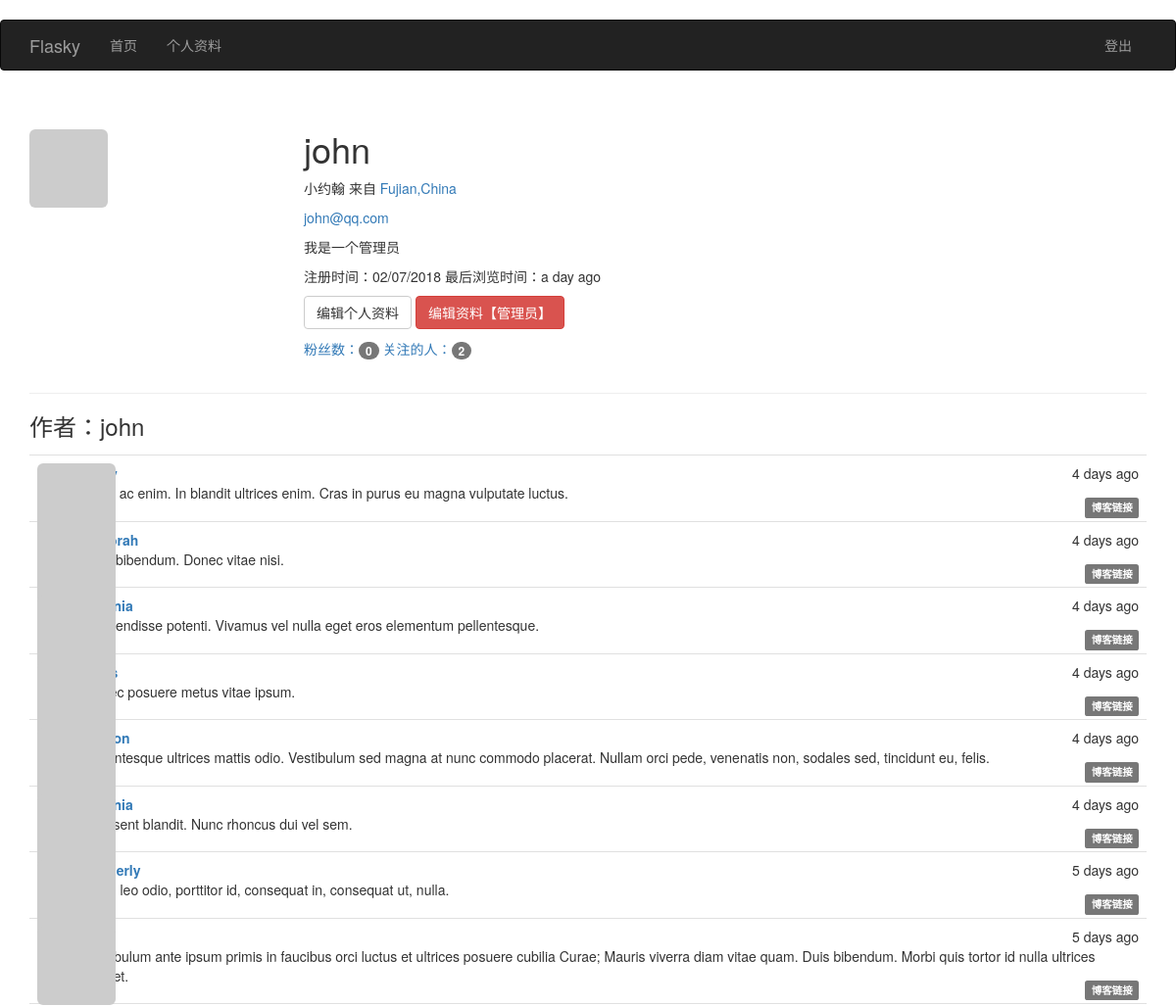
The app's page /user/john (signed in, upper part), older data.
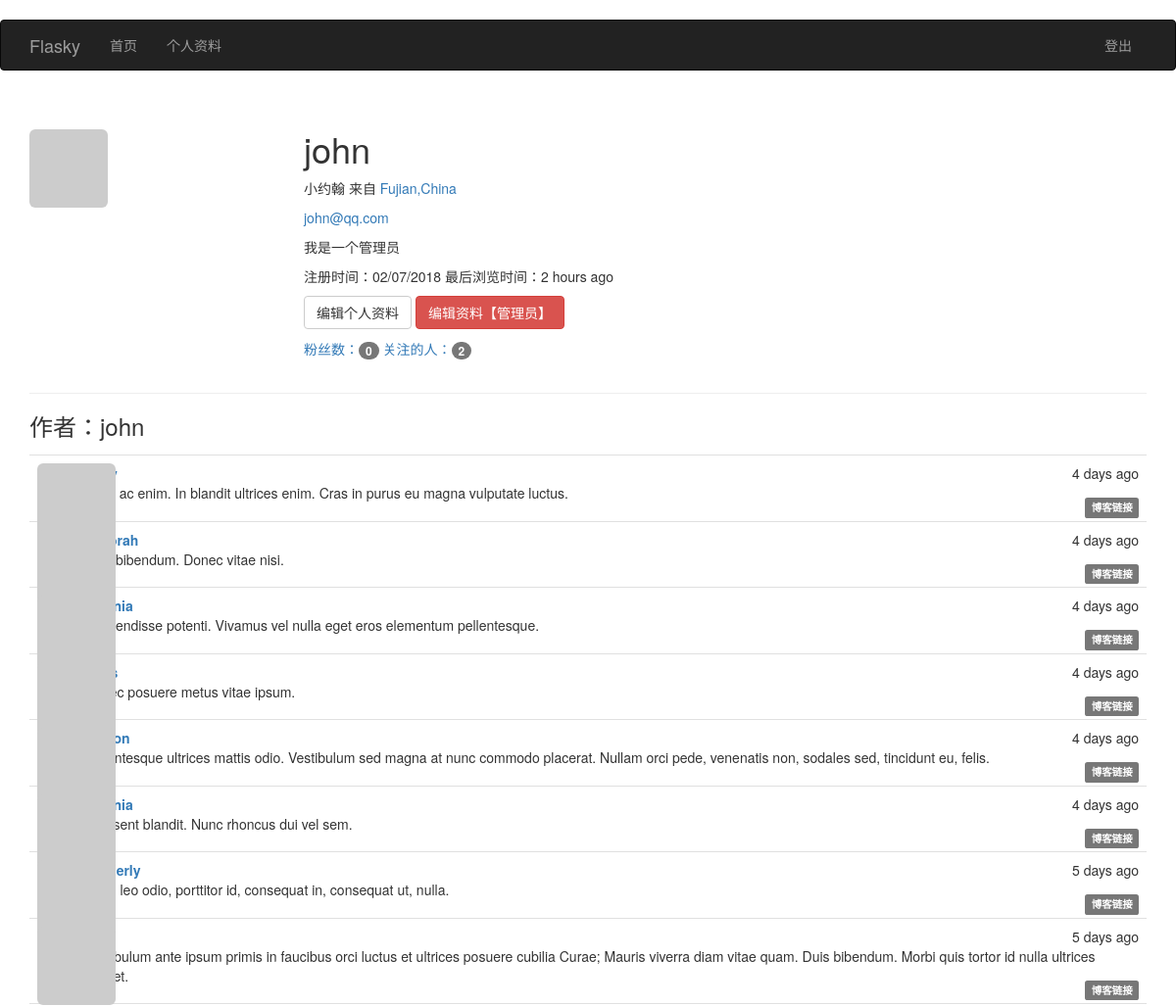
The same page, newer data.
### app/models.py (models this page shows, shortened)
class User(UserMixin,db.Model):
	__tablename__ = 'users'
	id = db.Column(db.Integer, primary_key=True)
	email = db.Column(db.String(64), unique=True, index=True)
	username = db.Column(db.String(64), unique=True, index=True)
	role_id = db.Column(db.Integer, db.ForeignKey('roles.id'))
	password_hash = db.Column(db.String(128))
	confirmed = db.Column(db.Boolean,default=False)
	name = db.Column(db.String(64))
	location = db.Column(db.String(64))
	about_me = db.Column(db.Text())  #db.text()不需要指定最大长度
	member_since = db.Column(db.DateTime(), default=datetime.utcnow)
	last_seen = db.Column(db.DateTime(), default=datetime.utcnow)
	avatar_hash = db.Column(db.String(32))
	posts = db.relationship('Post',backref='author',lazy='dynamic')
	followed = db.relationship('Follow',foreign_keys=[Follow.follower_id],
							backref=db.backref('follower',lazy='joined'),
							lazy='dynamic',cascade='all,delete-orphan')
	followers = db.relationship('Follow',foreign_keys=[Follow.followed_id],
							backref=db.backref('followed',lazy='joined'),
							lazy='dynamic',cascade='all,delete-orphan')
	def ping(self):
		self.last_seen = datetime.utcnow()
		db.session.add(self)
	def gravatar(self,size=100,default='identicon',rating='g'):
		if request.is_secure:
			url = 'https://secure.gravatar.com/avatar'
		else:
			url = 'http://www.gravatar.com/avatar'
		hash = hashlib.md5(self.email.encode('utf-8')).hexdigest()
		return '{url}/{hash}?s={size}&d={default}&r={rating}'.format(
			url=url,hash=hash,size=size,default=default,rating=rating)
	def can(self,permissions):
		return self.role is not None and (self.role.permissions & permissions) == permissions
	def is_administrator(self):
		return self.can(Permission.ADMINISTER)
	@property
	def password(self):
		raise AttributeError('password is not a readable attribute')

class Post(db.Model):
	__tablename__='posts'
	id = db.Column(db.Integer,primary_key=True)
	body = db.Column(db.Text)
	body_html = db.Column(db.Text)
	timestamp = db.Column(db.DateTime,index=True,default=datetime.utcnow)
	author_id = db.Column(db.Integer,db.ForeignKey('users.id'))

### app/main/views.py (the view)
@main.route('/user/<username>')
def user(username):
    user = User.query.filter_by(username = username).first()
    if user is None:
        abort(404)
    page = request.args.get('page',1,type=int)
    pagination = Post.query.order_by(Post.timestamp.desc()).paginate(
        page,per_page=current_app.config['FLASKY_POSTS_PER_PAGE'],
        error_out=False)                 #paginate() 方法的返回值是一个Pagination 类对象
    posts = pagination.items
    return render_template('user.html',user=user,posts=posts,pagination=pagination)

### app/auth/views.py (called while the page is built)
@auth.before_app_request
def before_request():
	if current_user.is_authenticated:
		current_user.ping()
		if not current_user.confirmed and request.endpoint[:5] != 'auth.':
			return redirect(url_for('auth.unconfirmed'))

### app/main/__init__.py (called while the page is built)
@main.app_context_processor
def inject_permissions():
    return dict(Permission = Permission)

### app/models.py (called while the page is built)
@login_manager.user_loader
def load_user(user_id):
	return User.query.get(int(user_id))

### app/templates/user.html (shortened to what this page needs)
﻿{% extends "base.html" %}
{% import "_macros.html" as macros %}
{% block page_content %}
<div class="page-header">
	<img class="img-rounded profile-thumbnail" src="{{ user.gravatar(size=128)}}">
	<div class="profile-header">
		<h1>{{ user.username }}</h1>
	{% if user.name or user.location  %}
	<p>
		{% if user.name %}
			{{user.name}}
		{%endif%}
		{% if user.location %}
			来自 <a href="http://maps.google.com/?q={{ user.location }}">
				{{user.location}}
			</a>
		{% endif %}
	</p>
	{% endif %}
	{% if current_user.is_administrator() %}
	<p>
		<a href="mailto:{{user.email}}">{{user.email}}</a>
	</p>
	{% endif %}
	{% if user.about_me %}
	<p>{{user.about_me}}</p>
	{% endif %}
	<p>
		注册时间：{{moment(user.member_since).format('L')}}
		最后浏览时间：{{moment(user.last_seen).fromNow()}}
	</p>
	<p>
	{% if user == current_user %}
	<a class="btn btn-default" href="{{url_for('.edit_profile')}}">
	编辑个人资料
	</a>
	{% endif %}
	{% if current_user.is_administrator() %}
	<a class="btn btn-danger" href="{{ url_for('.edit_profile_admin',id=user.id) }}" >
	编辑资料【管理员】
	</a>
	{% endif %}
	</p>
	<a href="{{ url_for('.followers', username=user.username) }}">粉丝数：<span class="badge" >{{ user.followers.count() }}</span></a>
	<a href="{{url_for('.followed_by',username=user.username) }}">关注的人：<span class="badge">{{ user.followed.count() }}</span></a>
	</div>
</div>
<h3>作者：{{user.username}}</h3>
	{% include '_posts.html' %}
{% endblock %}

### app/templates/base.html (shortened to what this page needs)
﻿{% extends "bootstrap/base.html" %}
{% block head %}
{{ super() }}
<link rel="stylesheet" type="text/css" href="{{ url_for('static',filename='styles.css') }}" >
{% endblock %}
{% block navbar %}
<div class="navbar navbar-inverse" role="navigation">
	<div class="container">
		<div class="navbar-header">
			<a class="navbar-brand" href="/">Flasky</a>
		</div>
		<div class="navbar-collapse collapse">
			<ul class="nav navbar-nav">
				<li><a href="/">首页</a></li>
				{% if current_user.is_authenticated %}
				<li><a href="{{url_for('main.user',username=current_user.username)}}">个人资料</a></li>
				{% endif %}
			</ul>
			<ul class="nav navbar-nav navbar-right">
				{% if current_user.is_authenticated %}
				<li><a href="{{ url_for('auth.logout') }}">登出</a></li>
				{% else %}
				<li><a href="{{ url_for('auth.login') }}">登录</a></li>
				{% endif %}
			</ul>
		</div>
	</div>
</div>
{% endblock %}
{% block content %}
	<div class="container">
		{% block page_content %}{% endblock %}
	</div>
{% endblock %}

### app/templates/_posts.html (shortened to what this page needs)
<ul class="posts">
	{% for post in posts %}
	<li class="post">
		<div class="profile-thumbnail">
			<a href="{{ url_for('.user',username=post.author.username)}}">
				<img class="img-rounded profile-thumbnail" src="{{ post.author.gravatar(size=40) }}">
			</a>
		</div>
		<div class="post-content">
			<div class="post-date">{{ moment(post.timestamp).fromNow() }}</div>
			<div class="post-author">
				<a href="{{url_for('.user', username=post.author.username) }}">
				</a>
			</div>
			<div class="post-body">
			{% if post.body_html %}
				{{ post.body_html | safe }}
			{% else %}
				{{ post.body }}
			{% endif %}
			</div>
			<div class="post-footer">
				<a href="{{ url_for('.post',id=post.id ) }}">
					<span class="label label-default">博客链接</span>
				</a>
			</div>
		</div>
	</li>
	{% endfor %}
</ul>

### app/static/styles.css (style rules this page uses)
.profile-thumbnail { position: absolute; }
.profile-header { min-height: 260px; margin-left: 280px; }
ul.posts { list-style-type: none; padding: 0px; margin: 16px 0px 0px 0px; border-top: 1px solid #e0e0e0; }
ul.posts li.post { padding: 8px; border-bottom: 1px solid #e0e0e0; }
div.post-date { float: right; }
div.post-author { font-weight: bold; }
div.post-content { margin-left: 48px; min-height: 48px; }
div.post-footer { text-align: right; }

Row changes from the older to the newer data that the page shows:
changed User "john": last_seen "a day ago" → "2 hours ago"
